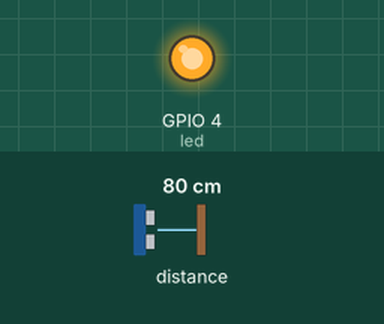
This sketch was run on a simulated ESP8266 (NodeMCU). Parts: output pins drawn as LEDs (lit = HIGH). The test bench sets the inputs (shaded band); at power-on: distance to the obstacle 80 cm. What the sketch prints to the serial monitor is not drawn.

Above: at 0.1 s.
At 1.5 s:
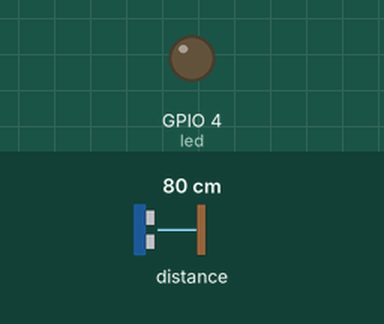
Timing chart, 0 to 3.0 s (numbered marks = the images above):
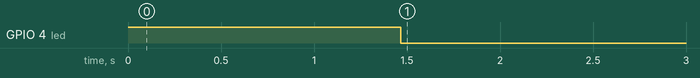

Measured:
- by itself, GPIO 4 (led): HIGH → LOW at 1.5 s

The sketch:

TOF_sensor.ino
```cpp
#include <ESP8266WiFi.h>
// #include <espnow.h>
#include <VL53L0X.h>
#define led     4   //D2
#define ID      6

VL53L0X sensor;


void setup() {
    pinMode(led, OUTPUT);
    digitalWrite(led, 1);
    Serial.begin(115200);
    //set VL53LOX
    // Wire.begin();

    Wire.begin(13, 12);
    sensor.setTimeout(500);
    delay(1000);
    Serial.println("starting");
    if (!sensor.init()) Serial.println("Failed to detect and initialize sensor!");
    else                Serial.println("Successful to detect and initialize sensor!");

    // sensor.startContinuous();
    Serial.println("Ready!!!");
}

int led_status = 0;
int mean_value = 0;
void loop() {
    // int value = sensor.readRangeContinuousMillimeters();
    int value = sensor.readRangeSingleMillimeters();
    Serial.print(mean_value);
    Serial.print('\t');
    // Serial.println(value_single);
    Serial.println(value);
    if(abs(value-mean_value) > 8)   digitalWrite(led, 1);
    else                            digitalWrite(led, 0);
    mean_value = mean_value*0.6 + value*0.4;

    // if(value < 100 && value > 10){
    //     // led_status = ~led_status;
    //     digitalWrite(led, 1);
    //     delay(1000);
    // }
    // digitalWrite(led, 0);
    delay(10);
}
```
